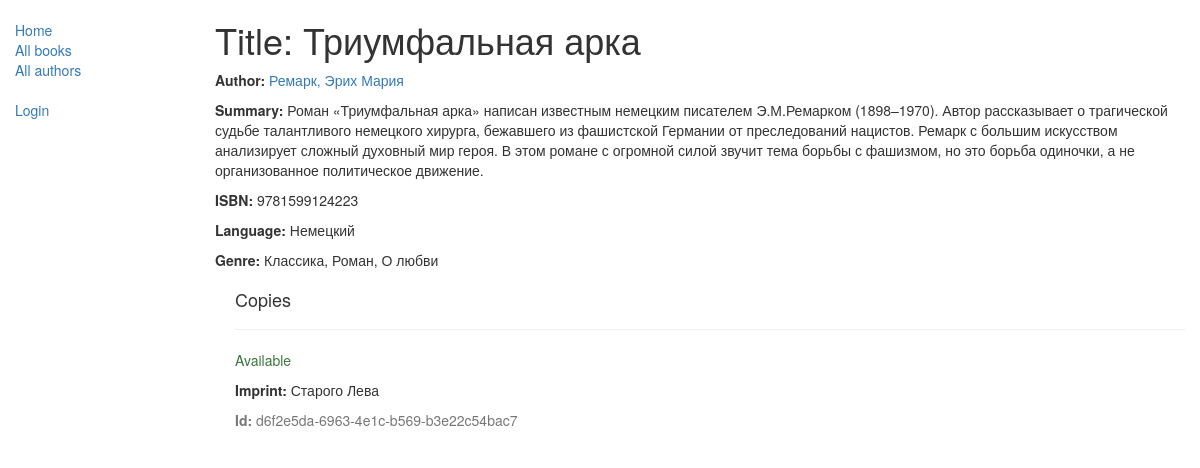
/catalog/book/2, run on an earlier commit of the app's database.
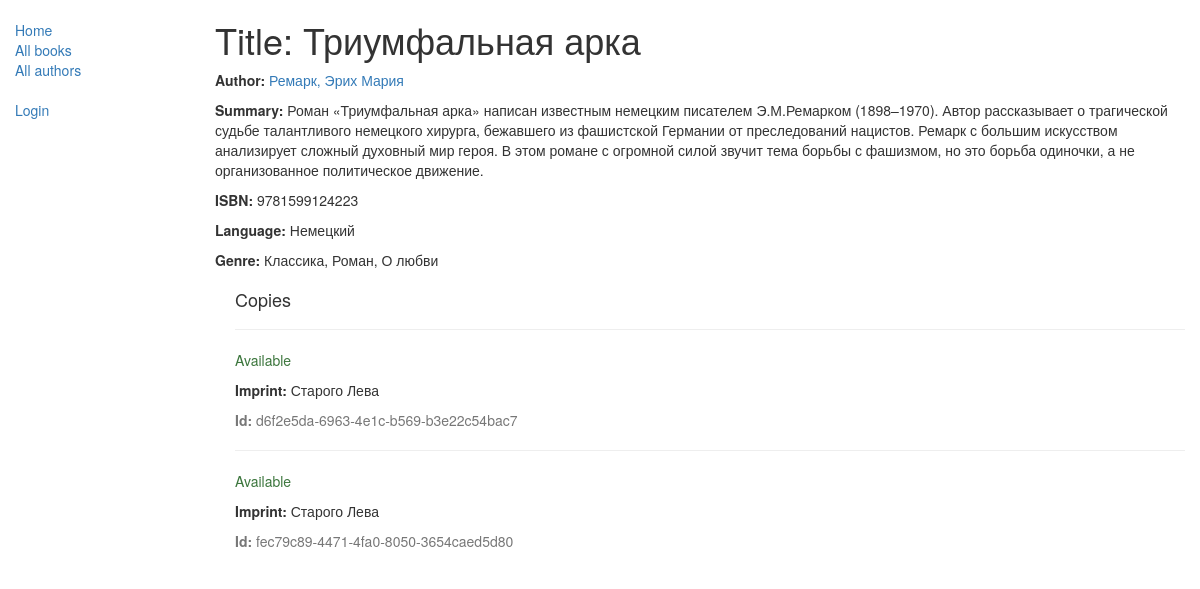
And on a later commit of the database.
### catalog/models.py (models this page shows, shortened)
class Book(models.Model):
    title = models.CharField(max_length=200)
    author = models.ForeignKey('Author', on_delete=models.SET_NULL, null=True)
    summary = models.TextField(max_length=1000, help_text="Enter a brief description of the book")
    isbn = models.CharField('ISBN', max_length=13,
                            help_text='13 Character <a href="https://www.isbn-international.org/content/what-isbn">ISBN number</a>')
    genre = models.ManyToManyField(Genre, help_text="Select a genre for this book")
    language = models.ForeignKey('Language', on_delete=models.SET_NULL, null=True)

class Author(models.Model):
    first_name = models.CharField(max_length=100)
    last_name = models.CharField(max_length=100)
    date_of_birth = models.DateField(null=True, blank=True)
    date_of_death = models.DateField('died', null=True, blank=True)
    class Meta:
        ordering = ["last_name", "first_name"]
    def __str__(self):
        return '{0}, {1}'.format(self.last_name, self.first_name)

class Language(models.Model):
    name = models.CharField(max_length=200,
                            help_text="Enter a the book's natural language (e.g. English, French, Japanese etc.)")
    def __str__(self):
        return self.name

class Genre(models.Model):
    name = models.CharField(max_length=200, help_text="Enter a book genre (e.g. Science Fiction, French Poetry etc.)")
    def __str__(self):
        return self.name

class BookInstance(models.Model):
    id = models.UUIDField(primary_key=True, default=uuid.uuid4,
                          help_text="Unique ID for this particular book across whole library")
    book = models.ForeignKey('Book', on_delete=models.SET_NULL, null=True)
    imprint = models.CharField(max_length=200)
    due_back = models.DateField(null=True, blank=True)
    borrower = models.ForeignKey(User, on_delete=models.SET_NULL, null=True, blank=True)
    LOAN_STATUS = (
        ('d', 'Maintenance'),
        ('o', 'On loan'),
        ('a', 'Available'),
        ('r', 'Reserved'),
    )
    status = models.CharField(max_length=1, choices=LOAN_STATUS, blank=True, default='d', help_text='Book availability')
    class Meta:
        ordering = ["due_back"]
        permissions = (("can_mark_returned", "Set book as returned"),)

### catalog/views.py (the view)
# urls.py: path('book/<int:pk>', views.BookDetailView.as_view(), name='book-detail'),
class BookDetailView(generic.DetailView):
    model = Book
    paginate_by = 4

### catalog/templates/catalog/book_detail.html (shortened to what this page needs)
{% extends "base_generic.html" %}
{% block content %}
  <h1>Title: {{ book.title }}</h1>
  <p><strong>Author:</strong> <a href="{% url 'author-detail' book.author.pk %}">{{ book.author }}</a></p>
  <p><strong>Summary:</strong> {{ book.summary }}</p>
  <p><strong>ISBN:</strong> {{ book.isbn }}</p>
  <p><strong>Language:</strong> {{ book.language }}</p>
  <p><strong>Genre:</strong> {% for genre in book.genre.all %} {{ genre }}{% if not forloop.last %}, {% endif %}{% endfor %}</p>
  <div style="margin-left:20px;margin-top:20px">
    <h4>Copies</h4>
    {% for copy in book.bookinstance_set.all %}
    <hr>
    <p class="{% if copy.status == 'a' %}text-success{% elif copy.status == 'd' %}text-danger{% else %}text-warning{% endif %}">{{ copy.get_status_display }}</p>
    <p><strong>Imprint:</strong> {{copy.imprint}}</p>
    <p class="text-muted"><strong>Id:</strong> {{copy.id}}</p>
    {% endfor %}
  </div>
{% endblock %}

### catalog/templates/base_generic.html (shortened to what this page needs)
<!DOCTYPE html>
<html lang="en">
<head>
  <link rel="stylesheet" href="https://maxcdn.bootstrapcdn.com/bootstrap/3.3.7/css/bootstrap.min.css">
  {% load static %}
  <link rel="stylesheet" href="{% static 'css/styles.css' %}">
</head>
<body>
  <div class="container-fluid">
    <div class="row">
      <div class="col-sm-2">
      {% block sidebar %}
      <ul class="sidebar-nav">
          <li><a href="{% url 'index' %}">Home</a></li>
          <li><a href="{% url 'books' %}">All books</a></li>
          <li><a href="{% url 'authors' %}">All authors</a></li>
      </ul>
      <ul class="sidebar-nav">
   {% if user.is_authenticated %}
     <li>User: {{ user.get_username }}</li>
     <li><a href="{% url 'my-borrowed' %}">My Borrowed</a></li>
     <li><a href="{% url 'logout'%}?next={{request.path}}">Logout</a></li>
   {% else %}
     <li><a href="{% url 'login'%}?next={{request.path}}">Login</a></li>
   {% endif %}
  </ul>
      {% endblock %}
      </div>
        <div class="col-sm-10 ">
      {% block content %}{% endblock %}
      </div>
    </div>
  </div>
</body>
</html>

### catalog/static/css/styles.css (style rules this page uses)
.sidebar-nav { margin-top: 20px; padding: 0; list-style: none; }

What changed in the data, as far as the page shows it:
added BookInstance: status "Available", imprint "Старого Лева", id "fec79c89-4471-4fa0-8050-3654caed5d80"
